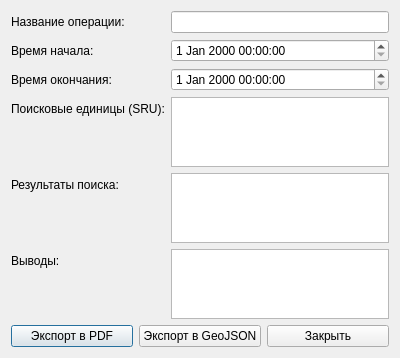
<?xml version="1.0" encoding="UTF-8"?>
<ui version="4.0">
 <class>ReportGenerationForm</class>
 <widget class="QDialog" name="ReportGenerationForm">
  <property name="geometry">
   <rect>
    <x>0</x>
    <y>0</y>
    <width>400</width>
    <height>300</height>
   </rect>
  </property>
  <property name="windowTitle">
   <string>Формирование отчета ПСО</string>
  </property>
  <layout class="QVBoxLayout" name="mainLayout">
   <item>
    <layout class="QFormLayout" name="formLayout">
     <item row="0" column="0">
      <widget class="QLabel" name="labelOperationName">
       <property name="text">
        <string>Название операции:</string>
       </property>
      </widget>
     </item>
     <item row="0" column="1">
      <widget class="QLineEdit" name="operationName"/>
     </item>
     <item row="1" column="0">
      <widget class="QLabel" name="labelStartTime">
       <property name="text">
        <string>Время начала:</string>
       </property>
      </widget>
     </item>
     <item row="1" column="1">
      <widget class="QDateTimeEdit" name="startTime"/>
     </item>
     <item row="2" column="0">
      <widget class="QLabel" name="labelEndTime">
       <property name="text">
        <string>Время окончания:</string>
       </property>
      </widget>
     </item>
     <item row="2" column="1">
      <widget class="QDateTimeEdit" name="endTime"/>
     </item>
     <item row="3" column="0">
      <widget class="QLabel" name="labelSRUs">
       <property name="text">
        <string>Поисковые единицы (SRU):</string>
       </property>
      </widget>
     </item>
     <item row="3" column="1">
      <widget class="QTextEdit" name="sruSummary"/>
     </item>
     <item row="4" column="0">
      <widget class="QLabel" name="labelResults">
       <property name="text">
        <string>Результаты поиска:</string>
       </property>
      </widget>
     </item>
     <item row="4" column="1">
      <widget class="QTextEdit" name="searchResults"/>
     </item>
     <item row="5" column="0">
      <widget class="QLabel" name="labelConclusion">
       <property name="text">
        <string>Выводы:</string>
       </property>
      </widget>
     </item>
     <item row="5" column="1">
      <widget class="QTextEdit" name="conclusion"/>
     </item>
    </layout>
   </item>
   <item>
    <layout class="QHBoxLayout" name="buttonLayout">
     <item>
      <widget class="QPushButton" name="buttonExportPDF">
       <property name="text">
        <string>Экспорт в PDF</string>
       </property>
      </widget>
     </item>
     <item>
      <widget class="QPushButton" name="buttonExportGeoJSON">
       <property name="text">
        <string>Экспорт в GeoJSON</string>
       </property>
      </widget>
     </item>
     <item>
      <widget class="QPushButton" name="buttonClose">
       <property name="text">
        <string>Закрыть</string>
       </property>
      </widget>
     </item>
    </layout>
   </item>
  </layout>
 </widget>
 <resources/>
 <connections/>
</ui>
